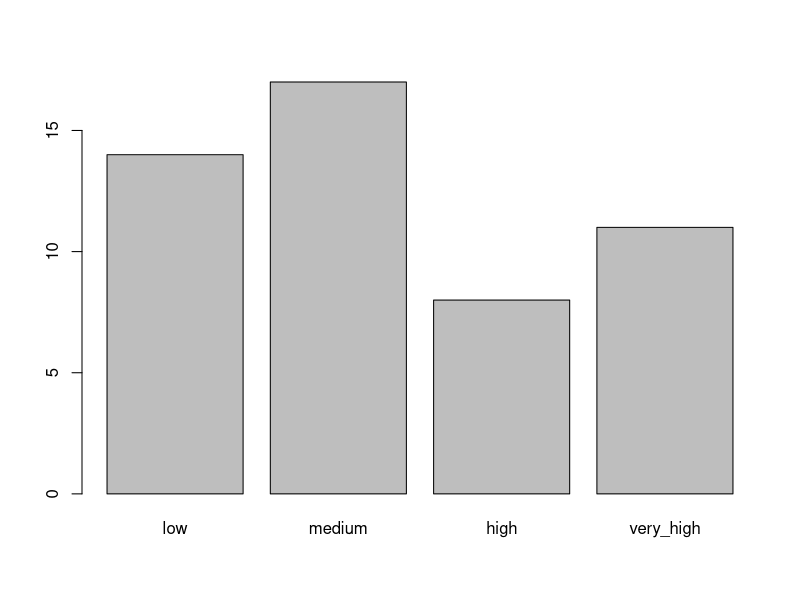
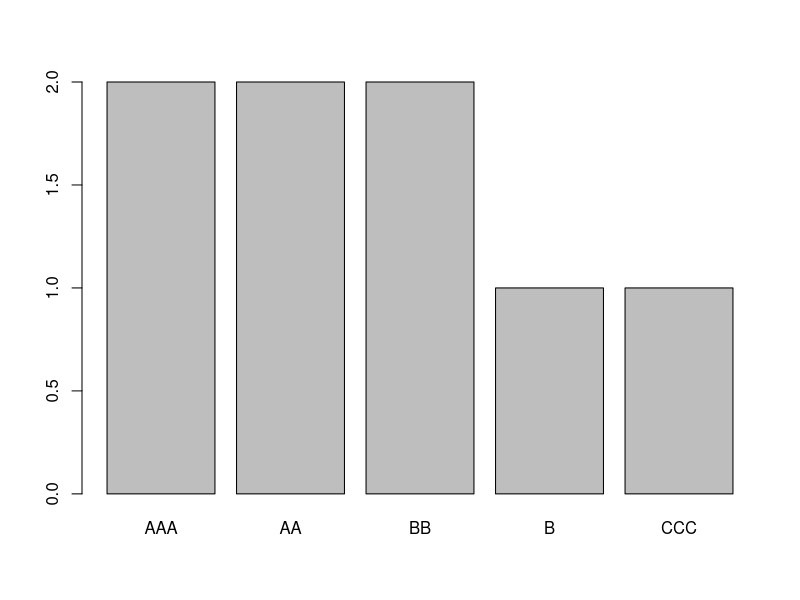
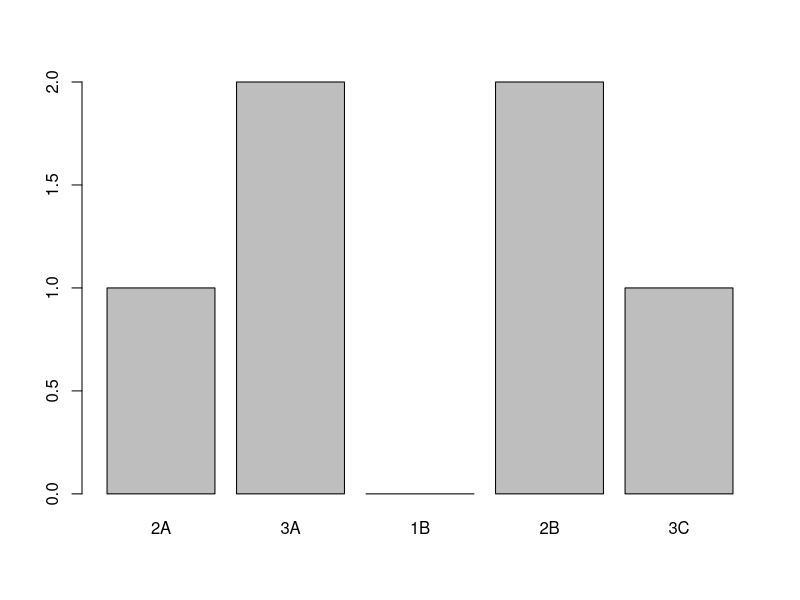
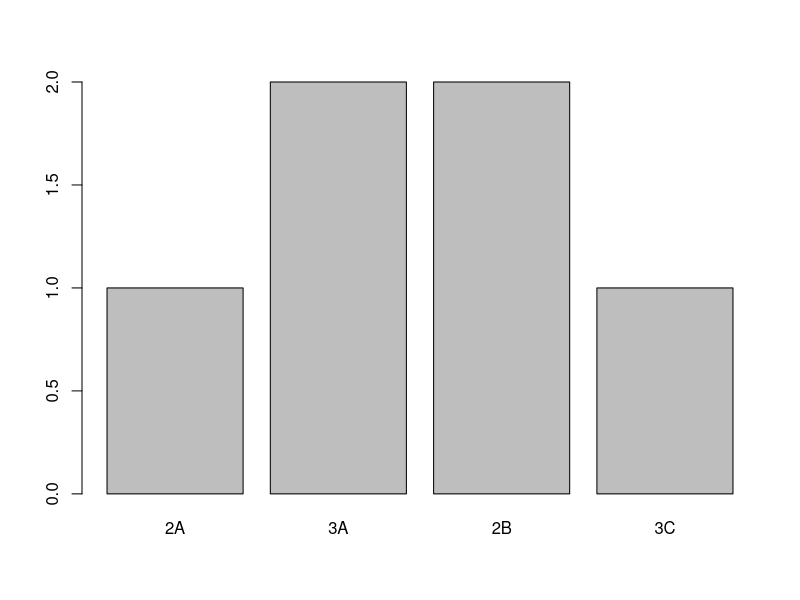

Generate these figures, in order, with R:
## ---- chunk 1
# numeric type
ibm_stock <- c(159.82, 160.02, 159.84)

# character type
finance <- c("stocks", "bonds",  "investments")

# logical 
logic <- c(TRUE, FALSE, TRUE)
## ---- chunk 2
a <- c(1L , "I am a character")
typeof(a)

b <- c(TRUE, "Hello")
typeof(b)

c <- c(FALSE, 2)
typeof(c)
## ---- chunk 3
returns <-  c(5, 7)
weights <- c(0.4, 0.6)
names(returns) <-  c("apple", "ibm")
names(weights) <-  c("apple", "ibm")
returns
weights

portfolio_return <- sum(returns * weights)
portfolio_return
## ---- chunk 4
return <- c(5, 2, 3, 7, 8, 3, 5, 9, 1, 4, 6, 3)
return[2] #2nd element
return[3:6] #3rd to 6th element
return[-1] # omit first element

# if we have col names 
names(return) <- c("Jan", "Feb", "Mar", "Apr", "May", "Jun", "Jul", "Aug", "Sep", "Oct", "Nov", "Dec")
return[c("Feb", "Mar")]
## ---- chunk 5
v <- c(1, 2, 3, 4)
matrix(v, nrow = 2, ncol = 2) # notice the matrix is filled by col by default

matrix(v, nrow = 2, ncol = 2, byrow = T) # we can specify byrow = TRUE if we want matrix to be filled by row
## ---- chunk 6
apple <- c(109.49, 109.90, 109.11, 109.95, 111.03)
ibm <- c(159.82, 160.02, 159.84, 160.35, 164.79)
microsoft  <-  c(59.20, 59.25, 60.22, 59.95, 61.37)
cbind(apple, ibm) # column bind
rbind(apple, ibm) # row bind
## ---- chunk 7
cor(apple, ibm) # value close to 1 means that stocks of apple and ibm move closely together 
stocks <- cbind(apple, ibm, microsoft)
cor(stocks) #  returned a matrix that shows all of the possible pairwise correlations
## ---- chunk 8
stocks[2, ] # select 2nd row and all columns
stocks[, 2] # select all rows and 2nd column
stocks[c(1,2), ] # select 1st, 2nd row and all columns
stocks[, c(1,2)] # select all rows and 1st, 2nd column
stocks[c(1,2), c(1,2)] # select 1st, 2nd rows and columns
## ---- chunk 9
company <- c("A", "A", "A", "B", "B", "B", "B")
cash_flow <- c(1000, 4000, 550, 1500, 1100, 750, 6000)
year <- c(1, 3, 4, 1, 2, 4, 5)
cash <- data.frame(
    company = company,
    cash_flow = cash_flow, 
    year = year)
cash
## ---- chunk 10
cash[3,2] #thrid row and 2nd col 
cash[5,"year"] #fifth row and year col

# can access cols like this as well
cash$year

cash$cash_flow *2 # manipulate data
cash$company <- NULL # delete col
cash

cash <- data.frame(
    company = company,
    cash_flow = cash_flow, 
    year = year)
subset(cash, company == "B") # subsetting dataframe
subset(cash, year == 1)
## ---- chunk 11
# Quarter cash flow scenario
cash$quarter_cash <- cash$cash_flow * .25

# Double year scenario
cash$double_year <- cash$year * 2
cash
## ---- chunk 12
# Present value of $4000, in 3 years, at 5%
present_value_4k <- 4000 * (1.05) ^ -3

# Present value of all cash flows
cash$present_value <- cash$cash_flow * (1.05) ^ -cash$year
cash

# Total present value of cash
total_pv <- sum(cash$present_value)

# Company B information
cash_B <- subset(cash, company == "B")

# Total present value of cash_B
total_pv_B <- sum(cash_B$present_value)
total_pv_B
## ---- chunk 13
credit_rating <- c("BB", "AAA", "AA", "CCC", "AA", "AAA", "B", "BB")
credit_factor <- factor(credit_rating)

# factor levels
levels(credit_factor)
levels(credit_factor) <- c("2A", "3A", "1B", "2B", "3C")
credit_factor
## ---- chunk 14
AAA_rank <- as.numeric(c("31", "48", "100", "53", "85", "73", "62", "74", "42", "38", "97", "61", "48", "86", "44", "9", "43", "18", "62", "38", "23", "37", "54", "80", "78", "93", "47", "100", "22", "22", "18", "26", "81", "17", "98", "4", "83", "5", "6", "52", "29", "44", "50", "2", "25", "19", "15", "42", "30", "27"))

AAA_factor <- cut(x = AAA_rank, breaks = c(0, 25, 50, 75, 100))
levels(AAA_factor) <- c("low", "medium", "high", "very_high")
plot(AAA_factor)
## ---- chunk 15
unique(credit_rating)
credit_factor_ordered <- factor(credit_rating, ordered = TRUE, levels = c('AAA','AA','BB','B','CCC'))
plot(credit_factor_ordered)
## ---- chunk 16
# Remove the A bonds at positions 3 and 7. Don't drop the A level.
keep_level <- credit_factor[-c(3,7)] # look at levels

# Plot keep_level
plot(keep_level)

# Remove the A bonds at positions 3 and 7. Drop the A level.
drop_level <- credit_factor[-c(3,7), drop = TRUE]

# Plot drop_level
plot(drop_level)
## ---- chunk 17
credit_rating <- c("AAA", "A", "BB")
bond_owners <- c("Dan", "Tom", "Joe")
bonds <- data.frame(credit_rating, bond_owners, stringsAsFactors = FALSE)

# Then convert the relevant col to factor
bonds$credit_factor <- factor(bonds$credit_rating, ordered = TRUE, levels = c("AAA","A","BB"))
## ---- chunk 18

name <- "Apple and IBM"
apple <- c(109.49, 109.90, 109.11, 109.95, 111.03)
ibm <- c(159.82, 160.02, 159.84, 160.35, 164.79)
cor_matrix <- cor(cbind(apple, ibm))
portfolio <- list(name, apple, ibm, cor_matrix)
portfolio
## ---- chunk 19
names(portfolio) <- c("portfolio_name", "apple", "ibm", "correlation")
## ---- chunk 20
portfolio[c(2,3)]
portfolio$correlation
## ---- chunk 21
portfolio$weight <- c(apple = 0.20, ibm = 0.80) # weights to portfolio
portfolio
## ---- chunk 22
portfolio$ibm <- NULL
portfolio
## ---- chunk 23
cash <- data.frame(
    company = rep(c("A","B"),each = 2),
    cash_flow = c(1000, 4000, 200, 500),
    year = c(1,3, 1,2)
)
cash

grouping <- cash$company
grouping
split_cash <- split(cash, grouping)
split_cash

original_cash <- unsplit(split_cash, grouping) # back to original
original_cash
## ---- chunk 24
split_cash$B$cash_flow
split_cash$B$cash_flow <- 0
cash_no_A <- unsplit(split_cash, grouping)
cash_no_A
## ---- chunk 25
my_matrix <- matrix(c(1,2,3,4,5,6), nrow = 2, ncol = 3)
rownames(my_matrix) <- c("Row1", "Row2")
colnames(my_matrix) <- c("Col1", "Col2", "Col3")
my_matrix
attributes(my_matrix)
attr(my_matrix, which = "dim")

my_factor <- factor(c("A", "A", "B"), ordered = T, levels = c("A", "B"))
attributes(my_factor)
